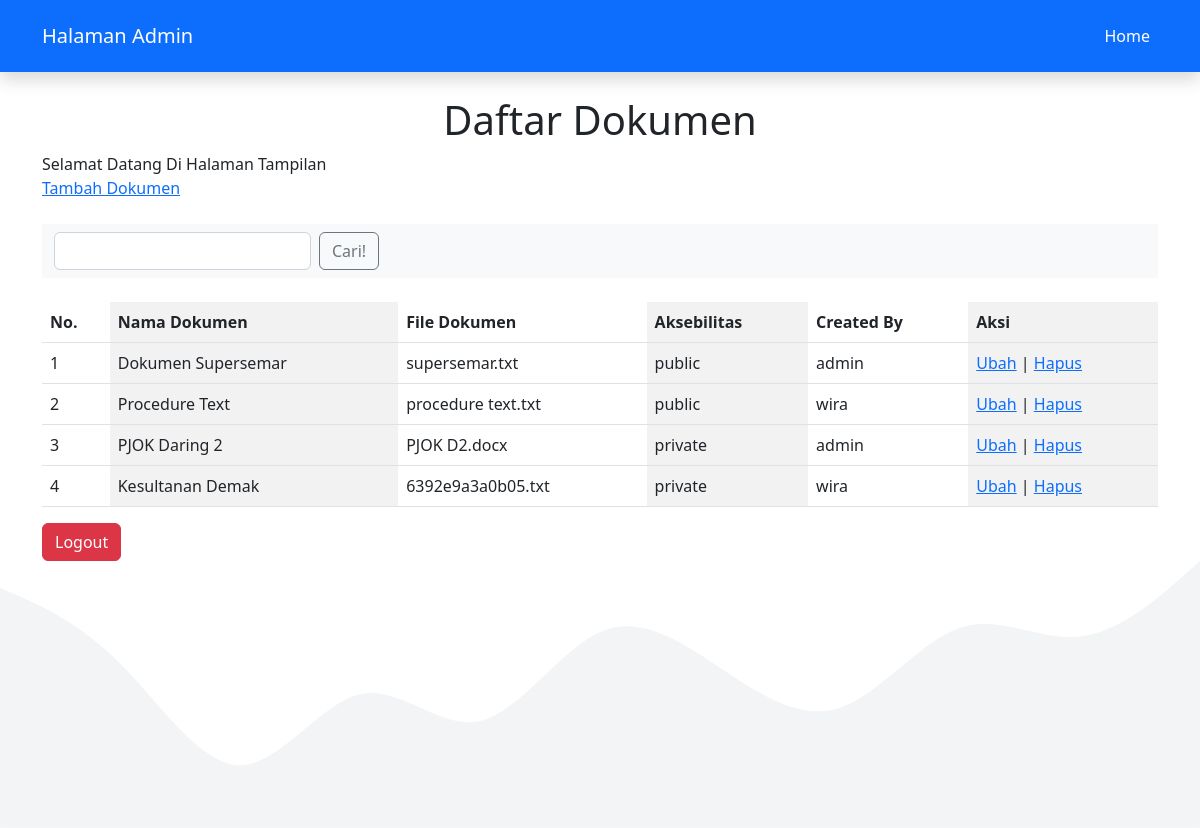
The app's page /index.php (signed in) with its own data.
### tables this page shows
CREATE TABLE `dokumen` (
  `id` int(11) NOT NULL,
  `nama_doc` varchar(30) NOT NULL,
  `file_doc` varchar(30) NOT NULL,
  `access` enum('public','private') NOT NULL,
  `created_by` varchar(30) NOT NULL
);

### functions.php (called while the page is built, shortened)
<?php
$conn = mysqli_connect("localhost", "root", "", "s_daftar_doc");
function query($query) {
	global $conn;
	$result = mysqli_query($conn, $query);
	$rows = [];
	while($row = mysqli_fetch_assoc($result)) {
		$rows[] = $row;
	}
	return $rows;
}

### index.php (the view, shortened to what this page needs)
<?php
require 'functions.php';
$dokumen = query("SELECT * FROM dokumen");
?>
<!DOCTYPE html>
<html>
<head>
	<link rel="stylesheet" href="https://cdn.jsdelivr.net/npm/bootstrap@5.2.3/dist/css/bootstrap.min.css" rel="stylesheet">
	<link rel="stylesheet" href="asset/style/style.css">
</head>
<body>
	<nav class="navbar navbar-expand-lg navbar-dark bg-primary shadow p-3 fixed-top">
		<div class="container">
			<a class="navbar-brand" href="#">Halaman Admin</a>
			<div class="collapse navbar-collapse" id="navbarNav">
				<ul class="navbar-nav ms-auto">
					<li class="nav-item">
						<a class="nav-link active" aria-current="page" href="#home">Home</a>
					</li>
				</ul>
			</div>
		</div>
	</nav>
	<div class="container">
		<div class="row">
			<div class="col">
				<section class="jumbotron text-center">
					<h1>Daftar Dokumen</h1>
				</section>
					<marquee direction="right">Selamat Datang Di Halaman Tampilan</marquee>
					<a href="tambah.php">Tambah Dokumen</a>
					<br><br>
					<nav class="navbar bg-light">
						<div class="container-fluid">
							<form action="" method="post" class="d-flex" role="search">
								<input type="text" name="keyword" class="form-control me-2">
								<button type="submit" name="cari" class="btn btn-outline-secondary" autofocus placeholder="masukkan keyword pencarian" autocomplete="off">Cari!</button>
							</form>
		</div>
		</nav>
		<br>
		<table class="table table-striped-columns">
			<tr>
				<th>No.</th>
				<th>Nama Dokumen</th>
				<th>File Dokumen</th>
				<th>Aksebilitas</th>
				<th>Created By</th>
				<th>Aksi</th>
			</tr>
			<?php $i = 1; ?> <?php foreach ($dokumen as $row) : ?> <tr>
					<td><?= $i ?></td>
					<td><?= $row["nama_doc"] ?></td>
					<td><?= $row["file_doc"]  ?></td>
					<td class="access"><?= $row['access'] ?></td>
					<td><?= $row["created_by"] ?></td>
					<td>
						<a href="ubah.php?id=<?= $row["id"]; ?>">Ubah</a> |
						<a href="hapus.php?id=<?= $row["id"]; ?>" onclick="return confirm('Apakah Anda Yakin?');">Hapus</a>
					</td>
				</tr>
				<?php $i++; ?>
			<?php endforeach; ?>
		</table>
	</div>
	</div>
	<a href="logout.php"><button class="btn btn-danger" type="button">Logout</button></a>
	</div>
</body>
</html>

### asset/style/style.css (style rules this page uses)
.wave { position: relative; bottom: 0; }
.jumbotron { padding-top: 6rem; background-color: #ffff; }

### records on screen
dokumen: nama_doc "Dokumen Supersemar", file_doc "supersemar.txt", access "public", created_by "admin"
dokumen: nama_doc "Procedure Text", file_doc "procedure text.txt", access "public", created_by "wira"
dokumen: nama_doc "PJOK Daring 2", file_doc "PJOK D2.docx", access "private", created_by "admin"
dokumen: nama_doc "Kesultanan Demak", file_doc "6392e9a3a0b05.txt", access "private", created_by "wira"
